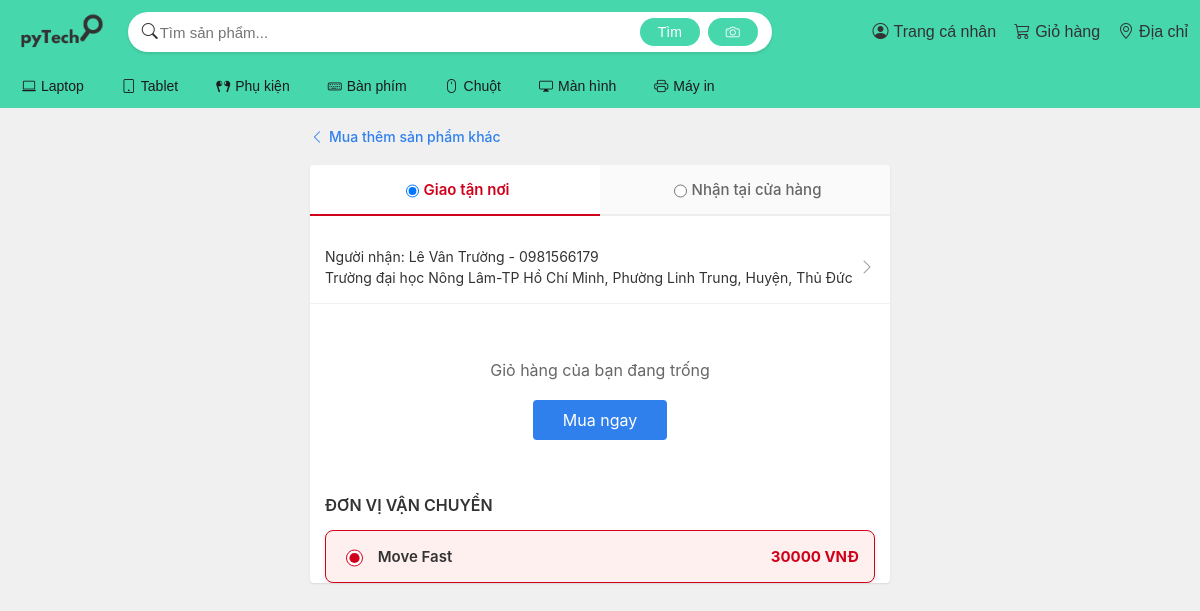
/accounts/cart/ (signed in), run on the app's committed database.
### accounts/models.py (models this page shows, shortened)
class Address(models.Model):
    id = models.CharField(verbose_name="ID",primary_key=True)
    customer = models.ForeignKey(Customer, verbose_name="Mã khách hàng",on_delete=models.CASCADE, editable=False)
    recipient_name = models.CharField(verbose_name="Tên người nhận",max_length=255)
    phone = models.CharField(verbose_name="Số điện thoại",max_length=20)
    address_line = models.TextField(verbose_name="Đường")
    ward = models.CharField(verbose_name="Xã",max_length=255, null=True, blank=True)
    district = models.CharField(verbose_name="Quận/Huyện",max_length=255)
    city = models.CharField(verbose_name="Thành Phố",max_length=255)
    postal_code = models.CharField(max_length=20, null=True, blank=True)
    is_default = models.BooleanField(verbose_name="Địa chỉ mặc định",default=False)

### shippings/models.py (models this page shows, shortened)
class ShippingPartner(models.Model):
    id = models.CharField(primary_key=True, verbose_name="Mã ĐVVC")
    name = models.CharField(max_length=255, verbose_name="Tên đơn vị vận chuyển")
    code = models.CharField(max_length=255, null=True, blank=True, verbose_name="Mã code")
    logo_url = models.CharField(max_length=500, null=True, blank=True, verbose_name="Logo")
    price = models.DecimalField(max_digits=12, decimal_places=2, default=30000, verbose_name="Giá cước")
    is_active = models.BooleanField(default=True, verbose_name="Hoạt động")
    created_at = models.DateTimeField(auto_now_add=True, verbose_name="Ngày tạo")
    class Meta:
        verbose_name = "Đơn vị vận chuyển"
        verbose_name_plural = "Danh sách đơn vị vận chuyển"

### accounts/views.py (the view, shortened to what this page needs)
# urls.py: path("cart/", cart_view, name="cart"),
def cart_view(request):
    items = []
    total = Decimal(0)
    if request.session.get("customer_id"):
        customer = Customer.objects.get(id=request.session["customer_id"])
        cart = get_or_create_user_cart(customer)
        cart_items = CartItem.objects.filter(cart=cart).select_related("product")
        from promotions.services import PromotionEngine
        cart_totals = PromotionEngine.calculate_cart_totals(cart_items)
        total = cart_totals['total_final']
        total_original = cart_totals['total_original']
        total_discount = cart_totals['total_discount_amount']
    user_address = None
    addresses = []
    if request.session.get("customer_id"):
        customer_id = request.session["customer_id"]
        user_address = Address.objects.filter(
            customer_id=customer_id,
            is_default=True
        ).first() or Address.objects.filter(
            customer_id=customer_id
        ).first()
        addresses = Address.objects.filter(customer_id=customer_id)
    shipping_partners = ShippingPartner.objects.filter(is_active=True)
    return render(request, "accounts/cart.html", {
        "items": items,
        "total": total,
        "total_original": total_original,
        "total_discount": total_discount,
        "user_address": user_address,
        "addresses": addresses,
        "shipping_partners": shipping_partners
    })

### accounts/services.py (called while the page is built)
def get_or_create_user_cart(customer):
    cart, _ = Cart.objects.get_or_create(customer=customer)
    return cart

### promotions/services.py (called while the page is built, shortened)
    @staticmethod
    def calculate_cart_totals(cart_items):
        total_original = 0
        total_discounted = 0
        details = []
        return {
            'total_original': total_original,
            'total_final': total_discounted,
            'total_discount_amount': total_original - total_discounted,
            'items_details': details
        }

### accounts/templates/accounts/cart.html (shortened to what this page needs)
{% load static %}
<!DOCTYPE html>
<html>
<head>
    <link rel="stylesheet" href="{% static 'css/cart.css' %}">
    <link href="https://cdn.jsdelivr.net/npm/bootstrap-icons@1.11.3/font/bootstrap-icons.css" rel="stylesheet">
</head>
<body>
<div class="cart-wrapper">
    {% include 'includes/header.html' %}
    <div class="cart-container">
        <div class="cart-header-nav">
            <a href="{% url 'home' %}" class="back-link"><i class="bi bi-chevron-left"></i> Mua thêm sản phẩm khác</a>
        </div>
        <div class="cart-content-box">
            <div class="delivery-tabs">
                <div class="tab active">
                    <input type="radio" name="delivery_method" id="delivery_home" checked>
                    <label for="delivery_home">Giao tận nơi</label>
                </div>
                <div class="tab">
                    <input type="radio" name="delivery_method" id="delivery_store">
                    <label for="delivery_store">Nhận tại cửa hàng</label>
                </div>
            </div>
            <div class="address-section" onclick="openAddressModal()">
                <div class="address-info">
                    <span id="display-name">
                        {% if user_address %}
                            Người nhận: {{ user_address.recipient_name }} - {{ user_address.phone }}
                        {% else %}
                            Địa chỉ nhận hàng
                        {% endif %}
                    </span>
                    <span id="display-address">
                          {% if user_address %}
                            {{ user_address.address_line }}, {{ user_address.ward }}, {{ user_address.district }}, {{ user_address.city }}
                          {% else %}
                            Vui lòng nhập địa chỉ nhận hàng
                          {% endif %}
                    </span>
                </div>
                <i class="bi bi-chevron-right arrow-icon"></i>
            </div>
            <div class="cart-items">
                {% for item in items %}
                <div class="cart-item">
                    <div class="item-visual">
                        {% if item.product.image_main %}
                        <img src="{{ item.product.image_main.url }}" alt="{{ item.product.name }}">
                        {% else %}
                        <img src="{% static 'img/no-image.png' %}" alt="No Image">
                        {% endif %}
                        <form method="post" action="{% url 'cart_remove' item.id %}" class="delete-form-mobile">
                            {% csrf_token %}
                            <button type="submit" class="text-btn"><i class="bi bi-trash"></i> Xóa</button>
                        </form>
                    </div>
                    <div class="item-details">
                        <div class="item-header">
                            <h3 class="product-name">{{ item.product.name }}</h3>
                            {% if item.price < item.original_price %}
                                <div class="price-box">
                                    <span class="product-price">{{ item.price|floatformat:0 }} VNĐ</span>
                                    <span class="original-price" style="text-decoration: line-through; color: #999; font-size: 0.9em; margin-left: 8px;">
                                        {{ item.original_price|floatformat:0 }} VNĐ
                                    </span>
                                </div>
                                {% if item.promotion_rule %}
                                    <div class="promotion-tag" style="color: #d70018; font-size: 0.85em; margin-top: 4px;">
                                        <i class="bi bi-tag-fill"></i> {{ item.promotion_rule.name }}
                                        {% if item.promotion_rule.discount_type == 'PERCENT' %}
                                            (-{{ item.promotion_rule.discount_value }}%)
                                        {% else %}
                                            (-{{ item.promotion_rule.discount_value|floatformat:0 }}đ)
                                        {% endif %}
                                    </div>
                                {% endif %}
                            {% else %}
                                <span class="product-price">{{ item.price|floatformat:0 }} VNĐ</span>
                            {% endif %}
                        </div>
                        <div class="item-actions">
                            <div class="quantity-control">
                                <a href="{% url 'update_cart_quantity' item.id 'decrease' %}"
                                   class="qty-btn minus">-</a>
                                <input type="text" value="{{ item.quantity }}" readonly class="qty-input">
                                <a href="{% url 'update_cart_quantity' item.id 'increase' %}" class="qty-btn plus">+</a>
                            </div>
                            <form method="post" action="{% url 'cart_remove' item.id %}" class="delete-form-desktop">
                                {% csrf_token %}
                                <button type="submit" class="text-btn">Xóa</button>
                            </form>
                        </div>
                    </div>
                </div>
                {% empty %}
                <div class="empty-cart">
                    <p>Giỏ hàng của bạn đang trống</p>
                    <a href="{% url 'home' %}" class="btn-primary">Mua ngay</a>
                </div>
                {% endfor %}
            </div>
            {% if shipping_partners %}
            <div class="shipping-section" id="shipping-section">
                <div class="section-header">Đơn vị vận chuyển</div>
                <div class="shipping-options">
                    {% for partner in shipping_partners %}
                    <label class="shipping-option">
                        <input type="radio" name="shipping_partner" value="{{ partner.id }}"
                               data-price="{{ partner.price }}" {% if forloop.first %}checked{% endif %}>
                        <div class="shipping-details">
                            <span class="shipping-name">{{ partner.name }}</span>
                            <span class="shipping-price">{{ partner.price|floatformat:0 }} VNĐ</span>
                        </div>
                    </label>
                    {% endfor %}
                </div>
            </div>
            {% endif %}
        </div>
    </div>
</div>
</body>
</html>

### static/css/cart.css (style rules this page uses)
body { padding: 0; margin: 0; background-color: #f0f0f0; font-family: -apple-system, BlinkMacSystemFont, "Segoe UI", Roboto, Helvetica, Arial, sans-serif; color: #333; }
.cart-wrapper { display: flex; flex-direction: column; min-height: 100vh; }
.cart-container { max-width: 600px; margin: 0 auto; width: 100%; padding: 10px; box-sizing: border-box; }
.cart-header-nav { padding: 10px 0; margin-bottom: 10px; }
.back-link { text-decoration: none; color: #2f80ed; font-size: 14px; display: flex; align-items: center; font-weight: 500; }
.back-link i { margin-right: 5px; }
.cart-content-box { background: #fff; border-radius: 4px; box-shadow: 0 1px 2px rgba(0, 0, 0, 0.1); overflow: hidden; }
.delivery-tabs { display: flex; border-bottom: 2px solid #eee; margin-bottom: 15px; }
.delivery-tabs div { display: flex; justify-content: center; }
.tab { flex: 1; text-align: center; padding: 15px 0; cursor: pointer; font-size: 15px; color: #666; position: relative; background: #fafafa; transition: all 0.2s; font-weight: 500; }
.tab:first-child { border-top-left-radius: 4px; }
.tab:last-child { border-top-right-radius: 4px; }
.tab.active { background: #fff; color: #d0021b; font-weight: 600; border-bottom: 2px solid #d0021b; margin-bottom: -2px; }
.tab input { margin-right: 5px; }
.address-section { padding: 15px; border-bottom: 1px solid #f0f0f0; display: flex; justify-content: space-between; align-items: center; cursor: pointer; background: #fff; }
.address-info { display: flex; flex-direction: column; font-size: 14px; line-height: 1.5; }
.arrow-icon { color: #999; }
.cart-items { padding: 0 15px; }
.empty-cart { text-align: center; padding: 40px 20px; }
.empty-cart p { margin-bottom: 20px; color: #666; }
.btn-primary { display: inline-block; padding: 10px 30px; background: #2f80ed; color: #fff; text-decoration: none; border-radius: 4px; }
.shipping-section { margin: 15px 15px 0 15px; background: #fff; border-radius: 4px; }
.shipping-section .section-header { font-size: 16px; font-weight: 600; margin-bottom: 15px; color: #333; }
.shipping-options { display: flex; flex-direction: column; gap: 12px; }
.shipping-option { display: flex; align-items: center; padding: 15px; border: 1px solid #e0e0e0; border-radius: 8px; cursor: pointer; transition: all 0.2s cubic-bezier(0.4, 0, 0.2, 1); position: relative; overflow: hidden; }
.shipping-option.selected { border-color: #d0021b; background-color: #fff0f0; box-shadow: 0 2px 4px rgba(208, 2, 27, 0.1); }
.shipping-option input[type="radio"] { margin-right: 15px; accent-color: #d0021b; width: 18px; height: 18px; }
.shipping-details { display: flex; justify-content: space-between; width: 100%; align-items: center; }
.shipping-name { font-weight: 600; font-size: 15px; color: #333; }
.shipping-price { font-weight: 700; font-size: 15px; color: #d0021b; }
.section-header { font-size: 14px; font-weight: 600; margin-bottom: 10px; color: #333; text-transform: uppercase; }
label { display: flex; }

### static/css/header.css (style rules this page uses)
a { text-decoration: none; color: inherit; display: flex; }

### static/css/root.css (style rules this page uses)
:root { --primary-color: #47D7AC; --primary-font: Arial; --primary-text-color:#1A1A1A; }

### data on the page
Address: recipient_name "Lê Vân Trường", phone "0981566179", address_line "Trường đại học Nông Lâm-TP Hồ Chí Minh", ward "Phường Linh Trung", district "Huyện", city "Thủ Đức"
ShippingPartner: name "Move Fast", price "30000"
